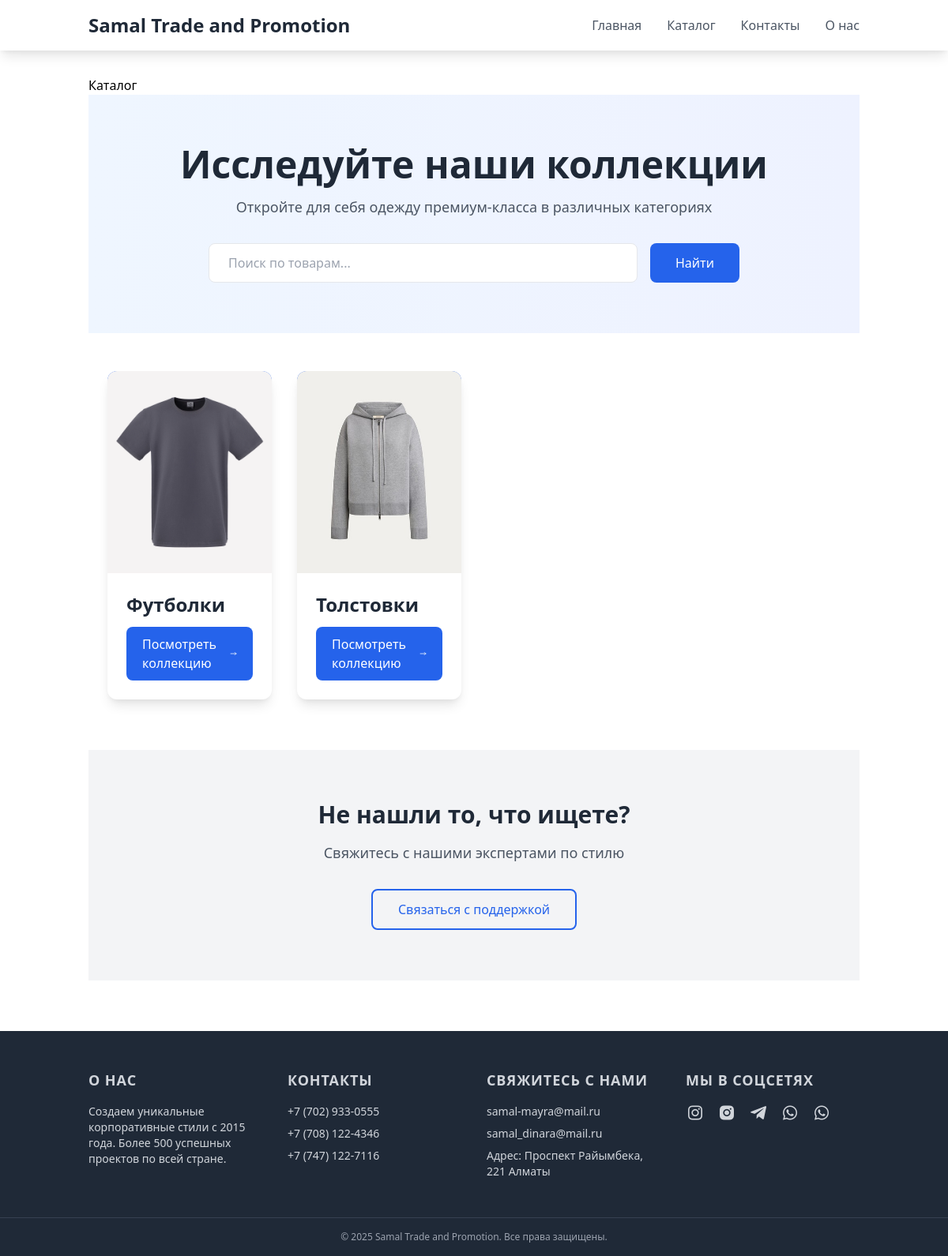
The app's page /category/, older data.
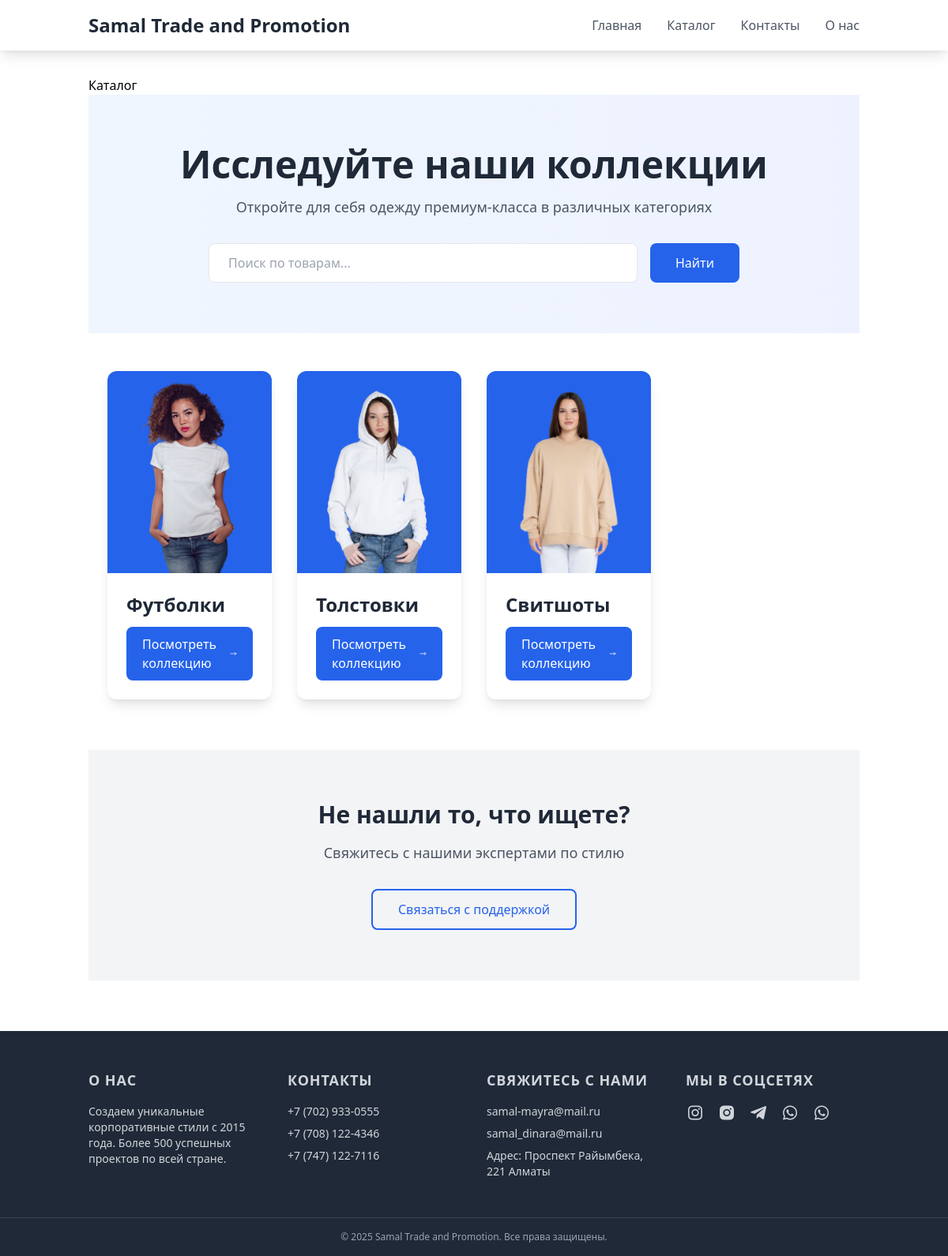
The same page, newer data.
### samal/models.py (models this page shows, shortened)
class Category(models.Model):
    name = models.CharField(max_length=255, verbose_name='Название')
    slug = models.SlugField(max_length=255, unique=True, verbose_name='URL')
    image = models.ImageField(upload_to='category_images/', blank=True, null=True, verbose_name='Изображение')
    class Meta:
        verbose_name = 'Категория'
        verbose_name_plural = 'Категории'

### samal/views.py (the view)
# urls.py: path('category/', category, name='category'),
def category(request):
    categories = get_list_or_404(Category)
    context = {
        'categories': categories
    }
    return render(request, 'samal/category.html', context)

### templates/samal/category.html (shortened to what this page needs)
{% extends 'base.html' %}
{% block content %}
    {% block title %}Каталог{% endblock %}
    <section class="bg-gradient-to-r from-blue-50 to-indigo-50 py-16 mb-12">
        <div class="container mx-auto px-6 text-center">
            <h1 class="text-4xl md:text-5xl font-bold text-gray-800 mb-4 animate-slide-in">
                Исследуйте наши коллекции
            </h1>
            <p class="text-lg text-gray-600 max-w-2xl mx-auto mb-8">
                Откройте для себя одежду премиум-класса в различных категориях
            </p>
            <form method="GET" action="{% url 'search' %}" class="max-w-2xl mx-auto">
                <div class="flex flex-col sm:flex-row gap-4 justify-center">
                    <input type="text"
                           name="q"
                           placeholder="Поиск по товарам..."
                           class="flex-1 px-6 py-3 rounded-lg border border-gray-200 focus:outline-none focus:ring-2 focus:ring-blue-500 focus:border-transparent transition-all"
                           value="{{ request.GET.q }}">
                    <button type="submit"
                            class="px-8 py-3 bg-blue-600 text-white rounded-lg hover:bg-blue-700 transition-colors duration-300">
                        Найти
                    </button>
                </div>
            </form>
        </div>
    </section>
    <div class="container mx-auto px-6 mb-16">
        <div class="grid grid-cols-1 sm:grid-cols-2 lg:grid-cols-4 gap-8">
            {% for category in categories %}
            <div class="group relative bg-white rounded-xl overflow-hidden shadow-lg hover:shadow-2xl transition-all duration-300">
                <div class="relative h-64 overflow-hidden bg-blue-600">
                    <img src="{{ category.image.url }}"
                         alt="{{ category.name }}"
                         class="w-full h-full object-cover transform group-hover:scale-105 transition duration-300">
                </div>
                <div class="p-6">
                    <h2 class="text-2xl font-semibold text-gray-800 mb-3">{{ category.name }}</h2>
                    <div class="flex justify-between items-center">
                        <a href="{{ category.slug }}" class="inline-flex items-center px-5 py-2.5 bg-blue-600 text-white rounded-lg hover:bg-blue-700 transition duration-300 group">
                            Посмотреть коллекцию
                            <svg class="w-4 h-4 ml-2 transform group-hover:translate-x-1 transition-transform"
                                 fill="none"
                                 stroke="currentColor"
                                 viewBox="0 0 24 24">
                                <path stroke-linecap="round"
                                      stroke-linejoin="round"
                                      stroke-width="2"
                                      d="M17 8l4 4m0 0l-4 4m4-4H3"/>
                            </svg>
                        </a>
                    </div>
                </div>
            </div>
            {% endfor %}
        </div>
    </div>
    <section class="bg-gray-100 py-16">
        <div class="container mx-auto px-6 text-center">
            <h2 class="text-3xl font-bold text-gray-800 mb-4">Не нашли то, что ищете?</h2>
            <p class="text-lg text-gray-600 mb-8">Cвяжитесь с нашими экспертами по стилю</p>
            <div class="flex justify-center gap-4">
                <a href="{% url 'contact' %}" class="px-8 py-3 border-2 border-blue-600 text-blue-600 rounded-lg hover:bg-blue-600 hover:text-white transition duration-500">
                    Связаться с поддержкой
                </a>
            </div>
        </div>
    </section>
{% endblock %}

### templates/base.html (shortened to what this page needs)
<!DOCTYPE html>
<html lang="ru">
<head>
  <link href="https://cdn.jsdelivr.net/npm/tailwindcss@2.2.19/dist/tailwind.min.css" rel="stylesheet">
  <link rel="stylesheet" href="https://unpkg.com/boxicons@2.1.4/css/boxicons.min.css">
  <link rel="stylesheet" type="text/css" href="https://cdn.jsdelivr.net/npm/toastify-js/src/toastify.min.css">
</head>
<body class="font-sans antialiased">
  <header class="bg-white shadow-lg fixed w-full z-10">
    <nav class="container mx-auto px-6 py-4 flex items-center justify-between">
      <a href="{% url 'home' %}" class="text-xl sm:text-2xl font-bold text-gray-800 hover:text-gray-600 hover-transition">
        Samal Trade and Promotion
      </a>
      <div class="hidden md:flex space-x-8">
        <a href="{% url 'home' %}" class="text-gray-600 hover:text-gray-900 hover-transition">Главная</a>
        <a href="{% url 'category' %}" class="text-gray-600 hover:text-gray-900 hover-transition">Каталог</a>
        <a href="{% url 'contact' %}" class="text-gray-600 hover:text-gray-900 hover-transition">Контакты</a>
        <a href="{% url 'about' %}" class="text-gray-600 hover:text-gray-900 hover-transition">О нас</a>
      </div>
    </nav>
  </header>
  <main class="container mx-auto px-6 pt-24 pb-16">
    {% block content %}{% endblock %}
  </main>
<footer class="bg-gray-800 text-gray-300">
  <div class="container mx-auto px-6 py-12">
    <div class="grid grid-cols-1 md:grid-cols-4 gap-8">
      <div class="space-y-4">
        <h3 class="text-lg font-semibold uppercase tracking-wider">О нас</h3>
        <p class="text-sm">
          Создаем уникальные корпоративные стили с 2015 года. Более 500 успешных проектов по всей стране.
        </p>
      </div>
      <div class="space-y-4">
        <h3 class="text-lg font-semibold uppercase tracking-wider">Контакты</h3>
        <ul class="space-y-2 text-sm">
          <li>
            <a href="tel:+77029330555" class="hover:text-white hover-transition">
              +7 (702) 933-0555
            </a>
          </li>
          <li>
            <a href="tel:+77081224346" class="hover:text-white hover-transition">
              +7 (708) 122-4346
            </a>
          </li>
          <li>
            <a href="tel:+77471227116" class="hover:text-white hover-transition">
              +7 (747) 122-7116
            </a>
          </li>
        </ul>
      </div>
      <div class="space-y-4">
        <h3 class="text-lg font-semibold uppercase tracking-wider">Свяжитесь с нами</h3>
        <ul class="space-y-2 text-sm">
          <li>
            <a href="mailto:samal-mayra@mail.ru" class="hover:text-white hover-transition">
              samal-mayra@mail.ru
            </a>
          </li>
          <li>
            <a href="mailto:samal_dinara@mail.ru" class="hover:text-white hover-transition">
              samal_dinara@mail.ru
            </a>
          </li>
          <li>
            <a href="https://yandex.ru/navi?whatshere%5Bpoint%5D=76.91893790550279%2C43.26862147289903&whatshere%5Bzoom%5D=17.374372&ll=76.91893790550277%2C43.26862147251693&z=17.374372&si=5ej62116gud6dvc6rgyrw8nf8w"
               target="_blank"
               class="hover:text-white hover-transition">
               Адрес: Проспект Райымбека, 221
               Алматы
            </a>
          </li>
        </ul>
      </div>
      <div class="space-y-4">
        <h3 class="text-lg font-semibold uppercase tracking-wider">Мы в соцсетях</h3>
        <div class="flex space-x-4">
          <a href="https://www.instagram.com/Samalmayra" target="_blank" class="hover:text-white transition duration-300 ease-in-out">
            <i class='bx bxl-instagram text-2xl'></i>
          </a>
          <a href="https://www.instagram.com/Samal_trade_dinara" target="_blank" class="hover:text-white transition duration-300 ease-in-out">
            <i class='bx bxl-instagram-alt text-2xl'></i>
          </a>
          <a href="https://t.me/77081124346" target="_blank" class="hover:text-white transition duration-300 ease-in-out">
            <i class='bx bxl-telegram text-2xl'></i>
          </a>
          <a href="https://wa.me/77081124346" target="_blank" class="hover:text-white transition duration-300 ease-in-out">
            <i class='bx bxl-whatsapp text-2xl'></i>
          </a>
          <a href="https://wa.me/77029330555" target="_blank" class="hover:text-white transition duration-300 ease-in-out">
            <i class='bx bxl-whatsapp text-2xl'></i>
          </a>
        </div>
      </div>
    </div>
  </div>
  <div class="border-t border-gray-700">
    <div class="container mx-auto px-6 py-4">
      <p class="text-center text-xs text-gray-400">&copy; {% now "Y" %} Samal Trade and Promotion. Все права защищены.</p>
    </div>
  </div>
</footer>
</body>
</html>

### templates/base.html (style rules this page uses)
body { @apply bg-gray-100; }
.hover-transition { @apply transition-colors duration-300; }

Row changes from the older to the newer data that the page shows:
changed Category "Футболки": image: a different picture
changed Category "Толстовки": image: a different picture
added Category: image (picture), name "Свитшоты"
